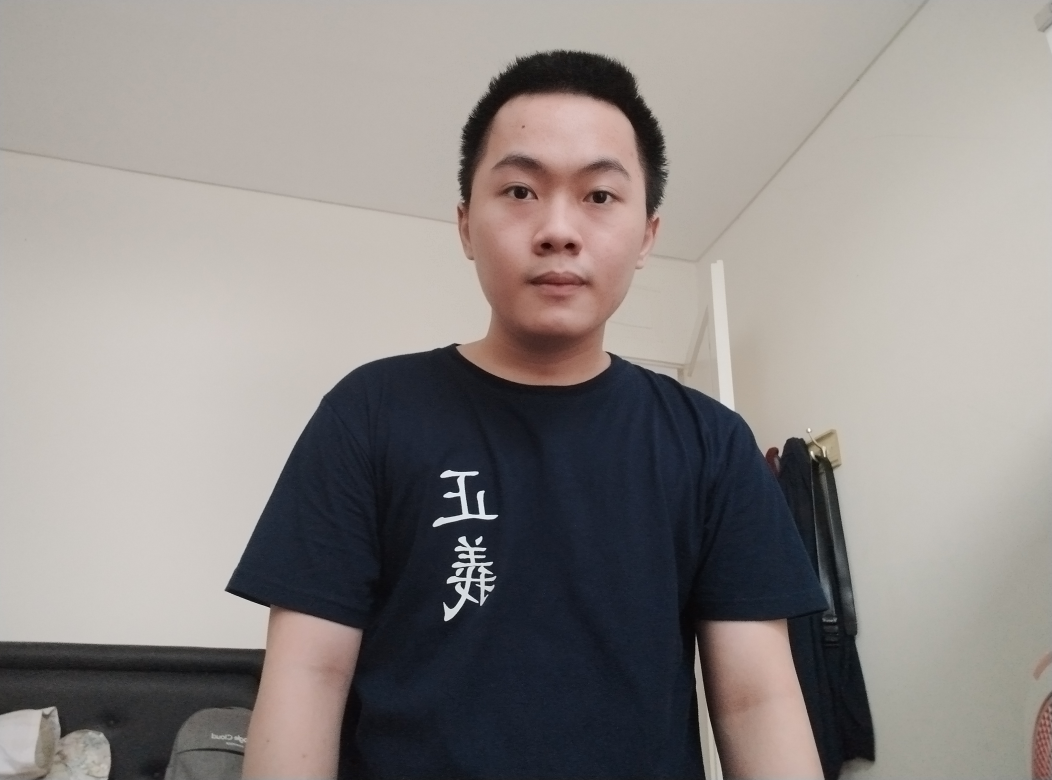
#> input picture kivy-app/ref_image.jpg, 4208 x 3120 px (shown at 1/4 size)
$ python ceyes.py
#> lines starting #> are read from the running program, lines starting #| are printed output that depends on the picture; long printed decimals are rounded
# library
import cv2

# face detector object
face_detector = cv2.CascadeClassifier(cv2.data.haarcascades + 'haarcascade_frontalface_default.xml')

# defining the fonts
fonts = cv2.FONT_HERSHEY_COMPLEX

# colors
GREEN = (0, 255, 0)
RED = (0, 0, 255)
WHITE = (255, 255, 255)
BLACK = (0, 0, 0)

# get from references image
known_distance = 70
known_width = 15.5

# width of the video feed
WIDTH = 0


def detect_faces(frame):
    # converting color image to gray scale image
    gray_image = cv2.cvtColor(frame, cv2.COLOR_BGR2GRAY)
    # detecting face in the image
    faces = face_detector.detectMultiScale(gray_image, scaleFactor=1.1, minNeighbors=5)

    return faces


def get_width_pixel(faces):
    face_width = []  # making face width to zero

    for x, y, w, h in faces:
        # getting face width in the pixels
        face_width.append(w)

    # return the face width in pixel
    return face_width


def get_face_position(faces):
    position = []
    for x, y, w, h in faces:
        mx = x + int(w / 2)
        # print(f"mx : {mx}")
        # print(f"WIDTH : {WIDTH}")

        if mx > (WIDTH / 2):
            position.append("R")
        else:
            position.append("L")

    return position


# focal length finder function
def get_focal_length(real_distance, real_width, width_in_rf_image):
    # finding the focal length
    focal_length = (width_in_rf_image * real_distance) / real_width
    return focal_length


# distance estimation function
def get_distance(focal_length, real_width, width_in_rf_image):
    distance = []
    for w in width_in_rf_image:
        distance.append((real_width * focal_length) / w)

    # return the distance
    return distance


def get_face_distance_approx(focal_length, known_width, faces):
    distance = []
    # get the width of pixel from the image
    test_face_width_pixel = get_width_pixel(faces)

    if test_face_width_pixel != 0:
        # get face position
        face_position = get_face_position(faces)
        # print(f"Face Position : {face_position}")
        # get distance
        distance = get_distance(focal_length, known_width, test_face_width_pixel)

    data_list = zip(face_position, distance)

    data_dict = {"L": [], "R": []}
    for position, distance in data_list:
        data_dict[position].append(distance)

    return data_dict


def retrieve_focal_length():
    # read the references image
    ref_image = cv2.imread('ref_image.jpg')
#> ref_image is the input picture: shape (3120, 4208, 3); mean B, G, R 134.8, 137.3, 142.6
    # detect faces on references image
    faces = detect_faces(ref_image)
#> in detect_faces, `gray_image = cv2.cvtColor(frame, cv2.COLOR_BGR2GRAY)`:
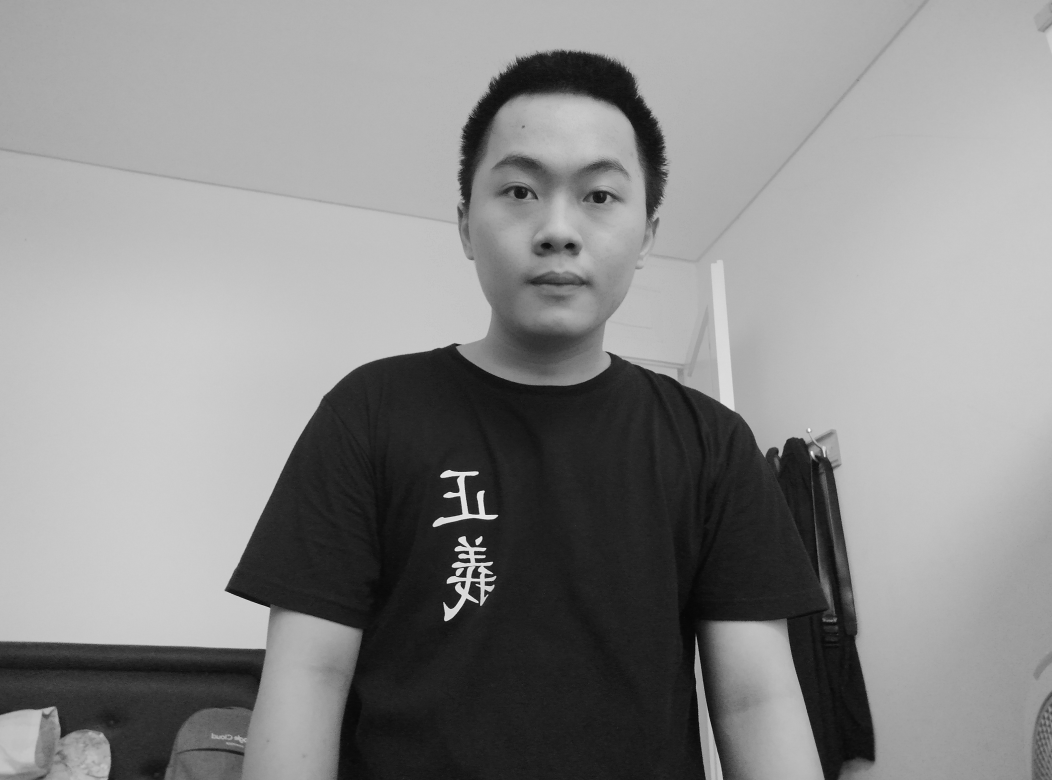
#> gray_image: shape (3120, 4208) (shown at 1/4 size); min 0, max 254, mean 138.6
#> in detect_faces, `faces = face_detector.detectMultiScale(gray_image, scaleFactor=1.1, mi..`: faces = [[670, 2956, 138, 138], [1777, 397, 926, 926]]
#> faces = [[670, 2956, 138, 138], [1777, 397, 926, 926]]
    # getting the pixel width of the reference image first
    ref_face_width_pixel = get_width_pixel(faces)
#> the loop in get_width_pixel, `for x, y, w, h in faces:` made 2 passes
#> after the loop in get_width_pixel, `for x, y, w, h in faces:`: face_width = [138, 926]
#> ref_face_width_pixel = [138, 926]
    # calculate the focal length
    # the index 1, because it detect two faces arrogantly, the correct one at index 1
    focal_length = get_focal_length(known_distance, known_width, ref_face_width_pixel[1])
#> in get_focal_length, `focal_length = (width_in_rf_image * real_distance) / real_width`: focal_length = 4181.9
#> focal_length = 4181.9
    print(f"Focal Length has been Founded \t: {focal_length}\n")
#| Focal Length has been Founded 	: 4181.935

    return focal_length


# focal length
focal_length = retrieve_focal_length()
#> focal_length = 4181.9
